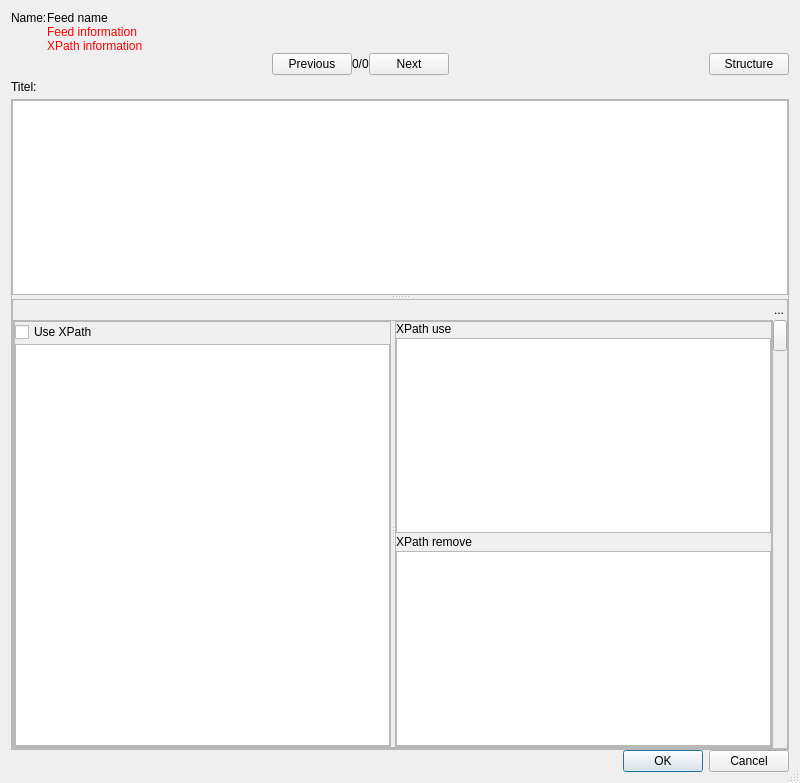
<?xml version="1.0" encoding="UTF-8"?>
<ui version="4.0">
 <class>PreviewFeedDialog</class>
 <widget class="QDialog" name="PreviewFeedDialog">
  <property name="geometry">
   <rect>
    <x>0</x>
    <y>0</y>
    <width>800</width>
    <height>783</height>
   </rect>
  </property>
  <property name="windowTitle">
   <string>Preview</string>
  </property>
  <property name="sizeGripEnabled">
   <bool>true</bool>
  </property>
  <layout class="QVBoxLayout" name="verticalLayout_2">
   <property name="spacing">
    <number>0</number>
   </property>
   <item>
    <layout class="QGridLayout" name="textLayout">
     <item row="0" column="0">
      <widget class="QLabel" name="nameLabel">
       <property name="sizePolicy">
        <sizepolicy hsizetype="Maximum" vsizetype="Preferred">
         <horstretch>0</horstretch>
         <verstretch>0</verstretch>
        </sizepolicy>
       </property>
       <property name="text">
        <string>Name:</string>
       </property>
      </widget>
     </item>
     <item row="0" column="1">
      <widget class="QLabel" name="feedNameLabel">
       <property name="text">
        <string>Feed name</string>
       </property>
       <property name="wordWrap">
        <bool>true</bool>
       </property>
      </widget>
     </item>
     <item row="1" column="1">
      <widget class="QLabel" name="feedInfoLabel">
       <property name="palette">
        <palette>
         <active>
          <colorrole role="WindowText">
           <brush brushstyle="SolidPattern">
            <color alpha="255">
             <red>255</red>
             <green>0</green>
             <blue>0</blue>
            </color>
           </brush>
          </colorrole>
         </active>
         <inactive>
          <colorrole role="WindowText">
           <brush brushstyle="SolidPattern">
            <color alpha="255">
             <red>255</red>
             <green>0</green>
             <blue>0</blue>
            </color>
           </brush>
          </colorrole>
         </inactive>
         <disabled>
          <colorrole role="WindowText">
           <brush brushstyle="SolidPattern">
            <color alpha="255">
             <red>118</red>
             <green>116</green>
             <blue>108</blue>
            </color>
           </brush>
          </colorrole>
         </disabled>
        </palette>
       </property>
       <property name="text">
        <string notr="true">Feed information</string>
       </property>
       <property name="wordWrap">
        <bool>true</bool>
       </property>
      </widget>
     </item>
     <item row="2" column="1">
      <widget class="QLabel" name="xpathInfoLabel">
       <property name="palette">
        <palette>
         <active>
          <colorrole role="WindowText">
           <brush brushstyle="SolidPattern">
            <color alpha="255">
             <red>255</red>
             <green>0</green>
             <blue>0</blue>
            </color>
           </brush>
          </colorrole>
         </active>
         <inactive>
          <colorrole role="WindowText">
           <brush brushstyle="SolidPattern">
            <color alpha="255">
             <red>255</red>
             <green>0</green>
             <blue>0</blue>
            </color>
           </brush>
          </colorrole>
         </inactive>
         <disabled>
          <colorrole role="WindowText">
           <brush brushstyle="SolidPattern">
            <color alpha="255">
             <red>118</red>
             <green>116</green>
             <blue>108</blue>
            </color>
           </brush>
          </colorrole>
         </disabled>
        </palette>
       </property>
       <property name="text">
        <string notr="true">XPath information</string>
       </property>
      </widget>
     </item>
    </layout>
   </item>
   <item>
    <layout class="QHBoxLayout" name="buttonLayout">
     <item>
      <spacer name="buttonSpacerLeft">
       <property name="orientation">
        <enum>Qt::Horizontal</enum>
       </property>
       <property name="sizeHint" stdset="0">
        <size>
         <width>40</width>
         <height>20</height>
        </size>
       </property>
      </spacer>
     </item>
     <item>
      <widget class="QPushButton" name="previousPushButton">
       <property name="sizePolicy">
        <sizepolicy hsizetype="Maximum" vsizetype="Fixed">
         <horstretch>0</horstretch>
         <verstretch>0</verstretch>
        </sizepolicy>
       </property>
       <property name="text">
        <string>Previous</string>
       </property>
      </widget>
     </item>
     <item>
      <widget class="QLabel" name="messageCountLabel">
       <property name="sizePolicy">
        <sizepolicy hsizetype="Maximum" vsizetype="Preferred">
         <horstretch>0</horstretch>
         <verstretch>0</verstretch>
        </sizepolicy>
       </property>
       <property name="text">
        <string>0/0</string>
       </property>
      </widget>
     </item>
     <item>
      <widget class="QPushButton" name="nextPushButton">
       <property name="sizePolicy">
        <sizepolicy hsizetype="Maximum" vsizetype="Fixed">
         <horstretch>0</horstretch>
         <verstretch>0</verstretch>
        </sizepolicy>
       </property>
       <property name="text">
        <string>Next</string>
       </property>
      </widget>
     </item>
     <item>
      <spacer name="buttonSpacerRight">
       <property name="orientation">
        <enum>Qt::Horizontal</enum>
       </property>
       <property name="sizeHint" stdset="0">
        <size>
         <width>40</width>
         <height>20</height>
        </size>
       </property>
      </spacer>
     </item>
     <item>
      <widget class="QPushButton" name="structureButton">
       <property name="text">
        <string>Structure</string>
       </property>
       <property name="checkable">
        <bool>true</bool>
       </property>
      </widget>
     </item>
    </layout>
   </item>
   <item>
    <layout class="QHBoxLayout" name="titleLayout">
     <item>
      <widget class="QLabel" name="titleLabel">
       <property name="sizePolicy">
        <sizepolicy hsizetype="Maximum" vsizetype="Preferred">
         <horstretch>0</horstretch>
         <verstretch>0</verstretch>
        </sizepolicy>
       </property>
       <property name="text">
        <string>Titel:</string>
       </property>
      </widget>
     </item>
     <item>
      <widget class="QLabel" name="msgTitle">
       <property name="minimumSize">
        <size>
         <width>0</width>
         <height>24</height>
        </size>
       </property>
       <property name="wordWrap">
        <bool>true</bool>
       </property>
       <property name="textInteractionFlags">
        <set>Qt::LinksAccessibleByMouse|Qt::TextSelectableByMouse</set>
       </property>
      </widget>
     </item>
    </layout>
   </item>
   <item>
    <widget class="QSplitter" name="messageSplitter">
     <property name="sizePolicy">
      <sizepolicy hsizetype="Preferred" vsizetype="MinimumExpanding">
       <horstretch>0</horstretch>
       <verstretch>0</verstretch>
      </sizepolicy>
     </property>
     <property name="frameShape">
      <enum>QFrame::StyledPanel</enum>
     </property>
     <property name="frameShadow">
      <enum>QFrame::Raised</enum>
     </property>
     <property name="orientation">
      <enum>Qt::Vertical</enum>
     </property>
     <property name="childrenCollapsible">
      <bool>false</bool>
     </property>
     <widget class="QTextBrowser" name="msgText"/>
     <widget class="QFrame" name="structureFrame">
      <property name="frameShape">
       <enum>QFrame::StyledPanel</enum>
      </property>
      <property name="frameShadow">
       <enum>QFrame::Raised</enum>
      </property>
      <layout class="QVBoxLayout" name="verticalLayout">
       <property name="spacing">
        <number>0</number>
       </property>
       <property name="margin">
        <number>0</number>
       </property>
       <item>
        <layout class="QHBoxLayout" name="structureLayout2">
         <property name="spacing">
          <number>0</number>
         </property>
         <item>
          <spacer name="structureSpacer">
           <property name="orientation">
            <enum>Qt::Horizontal</enum>
           </property>
           <property name="sizeHint" stdset="0">
            <size>
             <width>40</width>
             <height>20</height>
            </size>
           </property>
          </spacer>
         </item>
         <item>
          <widget class="QToolButton" name="closeStructureButton">
           <property name="maximumSize">
            <size>
             <width>16</width>
             <height>16</height>
            </size>
           </property>
           <property name="styleSheet">
            <string notr="true">QToolButton
{
 border-image: url(:/images/closenormal.png) 
}
                                
QToolButton:hover 
{
border-image: url(:/images/closehover.png) 
}
                                
QToolButton:pressed  {
border-image: url(:/images/closepressed.png) 
}</string>
           </property>
           <property name="text">
            <string>...</string>
           </property>
           <property name="autoRaise">
            <bool>true</bool>
           </property>
          </widget>
         </item>
        </layout>
       </item>
       <item>
        <layout class="QHBoxLayout" name="structureLayout1">
         <item>
          <widget class="QSplitter" name="structureSplitter">
           <property name="sizePolicy">
            <sizepolicy hsizetype="MinimumExpanding" vsizetype="Preferred">
             <horstretch>0</horstretch>
             <verstretch>0</verstretch>
            </sizepolicy>
           </property>
           <property name="frameShape">
            <enum>QFrame::StyledPanel</enum>
           </property>
           <property name="frameShadow">
            <enum>QFrame::Raised</enum>
           </property>
           <property name="orientation">
            <enum>Qt::Horizontal</enum>
           </property>
           <property name="childrenCollapsible">
            <bool>false</bool>
           </property>
           <widget class="QFrame" name="structureTreeFrame">
            <property name="frameShape">
             <enum>QFrame::StyledPanel</enum>
            </property>
            <property name="frameShadow">
             <enum>QFrame::Raised</enum>
            </property>
            <layout class="QVBoxLayout" name="verticalLayout_4">
             <property name="spacing">
              <number>2</number>
             </property>
             <property name="margin">
              <number>0</number>
             </property>
             <item>
              <widget class="QCheckBox" name="useXPathCheckBox">
               <property name="text">
                <string>Use XPath</string>
               </property>
              </widget>
             </item>
             <item>
              <widget class="QTreeWidget" name="structureTreeWidget">
               <property name="wordWrap">
                <bool>true</bool>
               </property>
               <attribute name="headerVisible">
                <bool>false</bool>
               </attribute>
               <attribute name="headerStretchLastSection">
                <bool>false</bool>
               </attribute>
               <column>
                <property name="text">
                 <string notr="true">1</string>
                </property>
               </column>
              </widget>
             </item>
            </layout>
           </widget>
           <widget class="QFrame" name="xpathFrame">
            <property name="frameShape">
             <enum>QFrame::StyledPanel</enum>
            </property>
            <property name="frameShadow">
             <enum>QFrame::Raised</enum>
            </property>
            <layout class="QVBoxLayout" name="verticalLayout_3">
             <property name="spacing">
              <number>2</number>
             </property>
             <property name="margin">
              <number>0</number>
             </property>
             <item>
              <widget class="QLabel" name="xpathUseLabel">
               <property name="text">
                <string>XPath use</string>
               </property>
              </widget>
             </item>
             <item>
              <widget class="QListWidget" name="xpathUseListWidget">
               <property name="contextMenuPolicy">
                <enum>Qt::CustomContextMenu</enum>
               </property>
              </widget>
             </item>
             <item>
              <widget class="QLabel" name="xpathRemoveLabel">
               <property name="text">
                <string>XPath remove</string>
               </property>
              </widget>
             </item>
             <item>
              <widget class="QListWidget" name="xpathRemoveListWidget">
               <property name="contextMenuPolicy">
                <enum>Qt::CustomContextMenu</enum>
               </property>
              </widget>
             </item>
            </layout>
           </widget>
          </widget>
         </item>
         <item>
          <layout class="QVBoxLayout" name="xpathLayout">
           <item>
            <widget class="QPushButton" name="xpathPushButton">
             <property name="minimumSize">
              <size>
               <width>14</width>
               <height>31</height>
              </size>
             </property>
             <property name="maximumSize">
              <size>
               <width>14</width>
               <height>31</height>
              </size>
             </property>
             <property name="checkable">
              <bool>true</bool>
             </property>
            </widget>
           </item>
           <item>
            <spacer name="verticalSpacer">
             <property name="orientation">
              <enum>Qt::Vertical</enum>
             </property>
             <property name="sizeHint" stdset="0">
              <size>
               <width>13</width>
               <height>13</height>
              </size>
             </property>
            </spacer>
           </item>
          </layout>
         </item>
        </layout>
       </item>
      </layout>
     </widget>
    </widget>
   </item>
   <item>
    <layout class="QVBoxLayout" name="previewLayout">
     <item>
      <widget class="QDialogButtonBox" name="buttonBox">
       <property name="orientation">
        <enum>Qt::Horizontal</enum>
       </property>
       <property name="standardButtons">
        <set>QDialogButtonBox::Cancel|QDialogButtonBox::Ok</set>
       </property>
      </widget>
     </item>
    </layout>
   </item>
  </layout>
 </widget>
 <resources/>
 <connections>
  <connection>
   <sender>buttonBox</sender>
   <signal>accepted()</signal>
   <receiver>PreviewFeedDialog</receiver>
   <slot>accept()</slot>
   <hints>
    <hint type="sourcelabel">
     <x>258</x>
     <y>339</y>
    </hint>
    <hint type="destinationlabel">
     <x>157</x>
     <y>274</y>
    </hint>
   </hints>
  </connection>
  <connection>
   <sender>buttonBox</sender>
   <signal>rejected()</signal>
   <receiver>PreviewFeedDialog</receiver>
   <slot>reject()</slot>
   <hints>
    <hint type="sourcelabel">
     <x>326</x>
     <y>339</y>
    </hint>
    <hint type="destinationlabel">
     <x>286</x>
     <y>274</y>
    </hint>
   </hints>
  </connection>
 </connections>
</ui>
